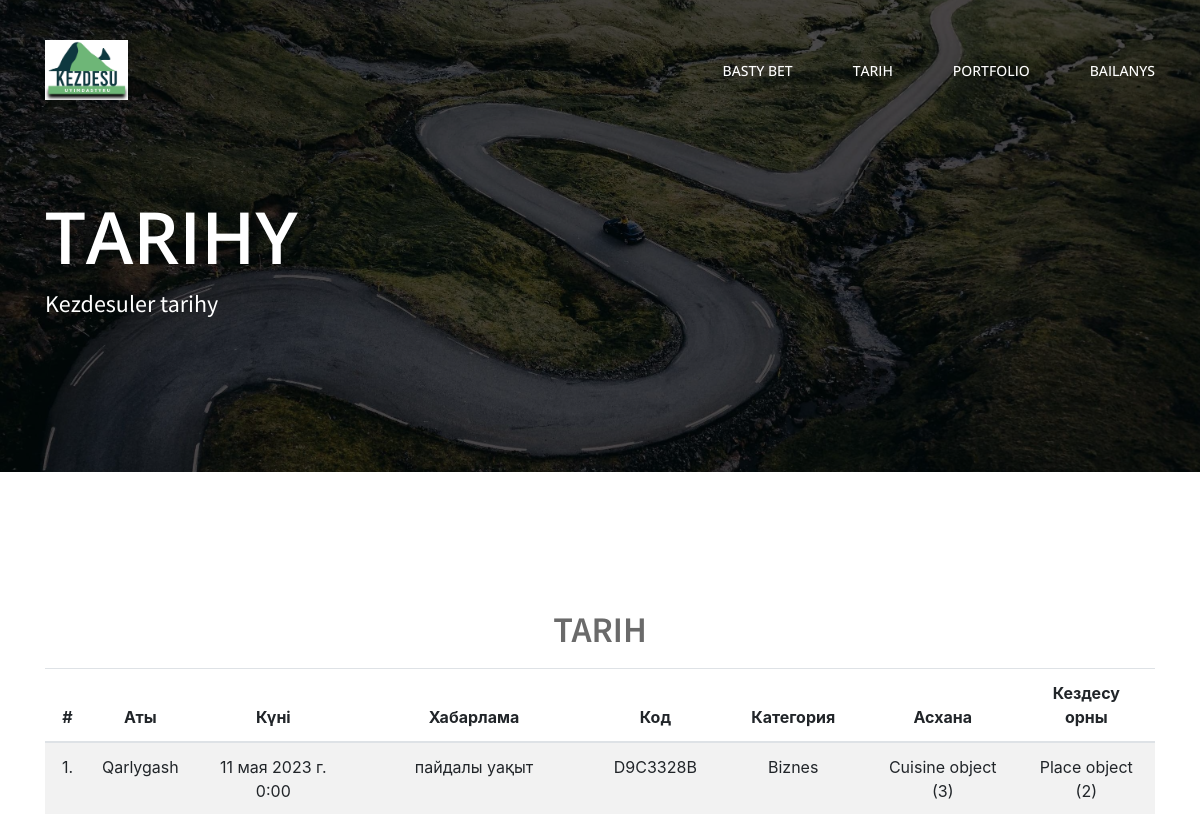
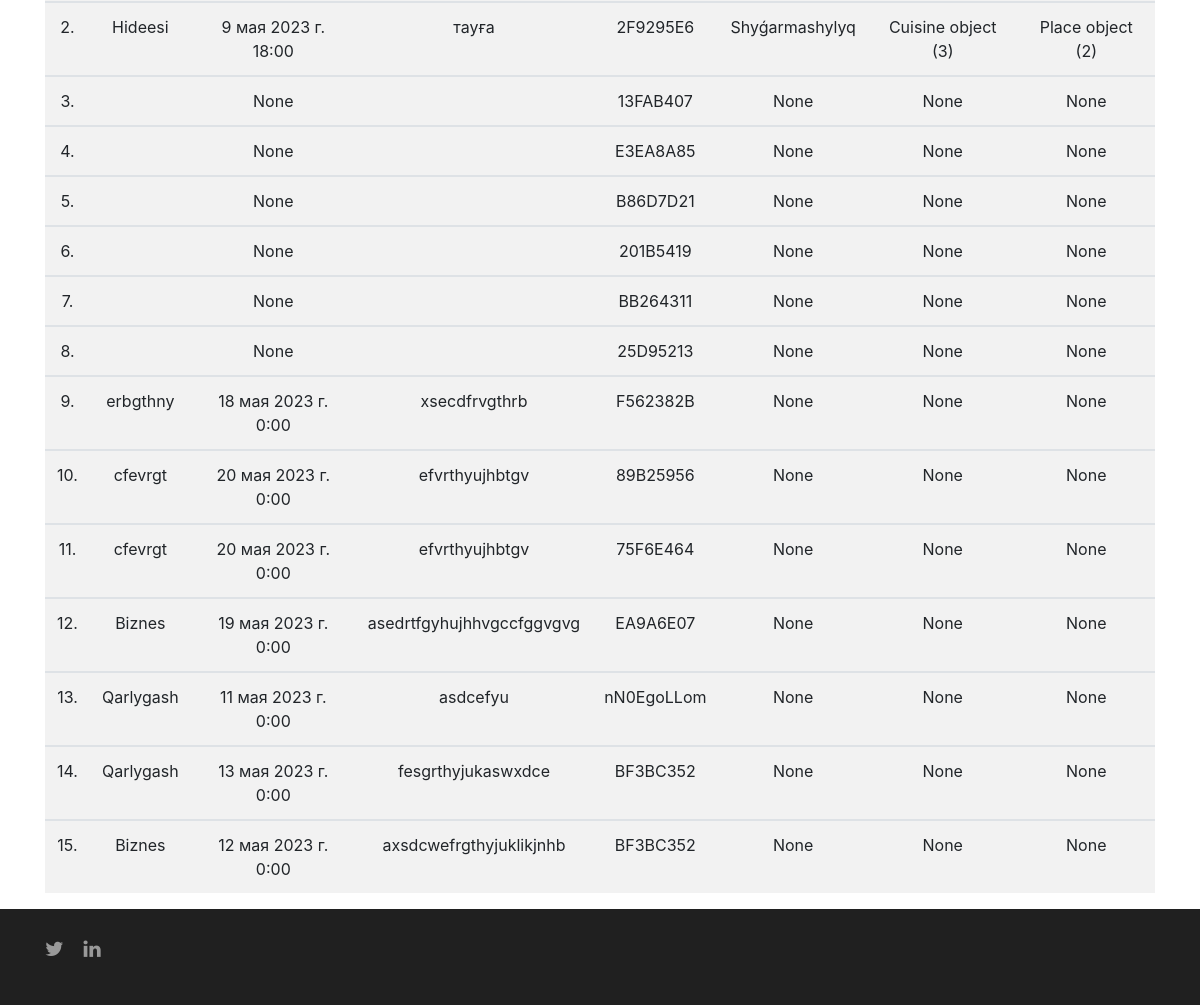
The app's page /history with its own data (2 pictures, top to bottom).
### meetopia/models.py (models this page shows, shortened)
class MeetingSphere(models.Model):
    code = models.CharField(max_length=36, default=uuid.uuid4, unique=False, null=True, verbose_name="Код")
    slug = models.SlugField(max_length=255,  db_index=True, verbose_name="URL")
    name = models.CharField(max_length=255, verbose_name="Название")
    date = models.DateTimeField(blank=True, null=True, verbose_name="Время")
    time_create = models.DateTimeField(auto_now_add=True, verbose_name="Время создания")
    time_update = models.DateTimeField(auto_now=True, verbose_name="Время обновления")
    message = models.TextField(blank=True, verbose_name="Сообщение")
    cat = models.ForeignKey('Category', on_delete=models.PROTECT, null=True, verbose_name="Категории")
    cuisine = models.ForeignKey('Cuisine', on_delete=models.PROTECT, null=True, verbose_name="Вид кухни")
    place = models.ForeignKey('Place', on_delete=models.PROTECT, null=True, verbose_name="Места")
    class Meta:
        verbose_name = "Встречи"
        verbose_name_plural = "Встречи"

class Category(models.Model):
    name = models.CharField(max_length=100, db_index=True, verbose_name='Категория')
    slug = models.SlugField(max_length=255, unique=True, db_index=True, verbose_name="URL")
    def __str__(self):
        return self.name
    class Meta:
        verbose_name = "Категория"
        verbose_name_plural = "Категории"
        ordering = ['id']

class Cuisine(models.Model):
    name = models.CharField(max_length=100, db_index=True)
    slug = models.SlugField(max_length=255, unique=True, db_index=True, verbose_name="URL")

class Place(models.Model):
    name = models.CharField(max_length=100, db_index=True)
    slug = models.SlugField(max_length=255, unique=True, db_index=True, verbose_name="URL")

### meetopia/views.py (the view)
# urls.py: path("history", MeetingsView.as_view(), name='history' ),   # история
class MeetingsView(View):
    def get(self, request):
        meetings = MeetingSphere.objects.all()
        return render(request, "kezdesu/history.html", {"meetings_list": meetings})

### meetopia/templates/kezdesu/history.html (shortened to what this page needs)
{% extends 'kezdesu/base.html' %}
{% load static %}
{% block content %}
<div class="intro-page">
    <div class="container">
        <h1>Tarihy</h1>
        <p>Kezdesuler tarihy</p>
    </div>
</div>
<div class="wrapper">
    <section class="recent-works">
        <h2>Tarih</h2>
        <div class="container">
            <table class="table table-striped">
                <thead>
                    <tr>
                        <th>#</th>
                        <th>Аты</th>
                        <th>Күні</th>
                        <th>Хабарлама</th>
                        <th>Код</th>
                        <th>Категория</th>
                        <th>Асхана</th>
                        <th>Кездесу орны</th>
                    </tr>
                </thead>
                {% for m in meetings_list %}
                <tbody>
                    <tr>
                        <td>{{ forloop.counter }}.</td>
                        <td>{{ m.name }}</td>
                        <td>{{ m.date }}</td>
                        <td>{{ m.message }}</td>
                        <td>{{ m.code }}</td>
                        <td>{{ m.cat }}</td>
                        <td>{{ m.cuisine }}</td>
                        <td>{{ m.place }}</td>
                    </tr>
                </tbody>
                {% endfor %}
            </table>
        </div>
</div>
{% endblock content %}

### meetopia/templates/kezdesu/base.html (shortened to what this page needs)
{% load static %}
<!DOCTYPE html>
<html lang="en">
<head>
    <link href="{% static 'kezdesu/css/vendor/bootstrap.css' %}" rel="stylesheet" />
    <link href="{% static 'kezdesu/css/vendor/font-awesome.css' %}" rel="stylesheet" />
    <link href="{% static 'kezdesu/css/vendor/slick.css' %}" rel="stylesheet" />
    <link href="{% static 'kezdesu/css/vendor/slick-theme.css' %}" rel="stylesheet" />
    <link href="{% static 'kezdesu/css/main.css' %}" rel="stylesheet" />
    <link rel="stylesheet" href="https://stackpath.bootstrapcdn.com/bootstrap/4.5.2/css/bootstrap.min.css">
</head>
<body>
{% block mainmenu %}
<header>
    <div class="container">
        <div class="logo">
                <a href="index.html"><img src="{% static 'kezdesu/assets/img/icon-kezdesu.png' %}" height="60px",  alt="" /></a>
            </div>
        <div class="menu">
            <ul>
                <li><a href="{% url 'home'%}">Basty bet</a></li>
                <li><a href="{% url 'history'%}">Tarih</a></li>
                <li><a href="{% url 'portfolio'%}">Portfolio</a></li>
                <li><a href="{% url 'contact'%}">Bailanys</a></li>
            </ul>
        </div>
    </div>
</header>
{% endblock mainmenu %}
{% block content %}
{% endblock content%}
{% block footer %}
<footer>
    <div class="container">
        <div class="row">
            <div class="col-md-6 col-sm-12">
                <ul>
                    <li><a href="#"><i class="fa fa-twitter"></i></a></li>
                    <li><a href="#"><i class="fa fa-linkedin"></i></a></li>
                </ul>
            </div>
        </div>
    </div>
</footer>
{% endblock footer %}
</body>
</html>

### meetopia/static/kezdesu/css/main.css (style rules this page uses)
body { font-family: "Open Sans"; font-weight: 400; color: #999999; }
h1, h2, h3, h4, h5, h6 { font-family: "Open Sans"; }
a { -webkit-transition: all 0.3s ease; transition: all 0.3s ease; }
img { max-width: 100%; }
ul, li { margin: 0; padding: 0; list-style: none; }
.container { max-width: 1140px; width: 100%; }
a, a:hover, button, button:hover, .btnborder, .btntop { -webkit-transition: all 0.3s ease-in-out; transition: all 0.3s ease-in-out; }
.recent-works { padding: 140px 0 0; text-align: center; }
.recent-works h2 { font: 600 36px/1 "Source Sans Pro"; margin: 0 0 20px; text-transform: uppercase; color: #6a6a6a; }
header { overflow: hidden; display: block; position: absolute; width: 100%; top: 0; left: 0; z-index: 99; padding: 40px 0; -webkit-transition: all 0.3s ease; transition: all 0.3s ease; }
header .container { display: -webkit-box; display: -webkit-flex; display: -ms-flexbox; display: flex; -webkit-box-align: center; -webkit-align-items: center; -ms-flex-align: center; align-items: center; -webkit-box-pack: justify; -webkit-justify-content: space-between; -ms-flex-pack: justify; justify-content: space-between; position: relative; }
header .menu li { float: left; margin-left: 60px; }
header .menu li a { display: block; font: 500 14px "Open Sans"; color: #ffffff; text-transform: uppercase; }
footer { background: #202020; padding: 25px 0; overflow: hidden; display: block; }
footer .row { -webkit-box-align: center; -webkit-align-items: center; -ms-flex-align: center; align-items: center; }
footer ul { overflow: hidden; }
footer ul li { float: left; margin-right: 20px; display: inline-block; }
footer ul li a { font-size: 20px; color: #999999; }
.intro-page { padding: 200px 0 140px; background-image: url("../assets/img/slider.jpg"); background-size: cover; background-position: center; color: #ffffff; position: relative; }
.intro-page:before { content: ""; background: rgba(0, 0, 0, 0.7); position: absolute; left: 0; top: 0; right: 0; bottom: 0; z-index: 0; }
.intro-page .container { position: relative; z-index: 1; }
.intro-page .container h1 { font: 600 72px/1 "Open Sans"; text-transform: uppercase; margin: 0 0 20px; }
.intro-page .container p { font: 400 24px/1 "Source Sans Pro"; }

### records on screen
MeetingSphere: name "Qarlygash", date "11 мая 2023 г. 0:00", message "пайдалы уақыт", code "D9C3328B", cat "Biznes", cuisine "Cuisine object (3)", place "Place object (2)"
MeetingSphere: name "Hideesi", date "9 мая 2023 г. 18:00", message "тауға", code "2F9295E6", cat "Shyǵarmashylyq", cuisine "Cuisine object (3)", place "Place object (2)"
MeetingSphere: date "None", code "13FAB407", cat "None", cuisine "None", place "None"
MeetingSphere: date "None", code "E3EA8A85", cat "None", cuisine "None", place "None"
MeetingSphere: date "None", code "B86D7D21", cat "None", cuisine "None", place "None"
MeetingSphere: date "None", code "201B5419", cat "None", cuisine "None", place "None"
MeetingSphere: date "None", code "BB264311", cat "None", cuisine "None", place "None"
MeetingSphere: date "None", code "25D95213", cat "None", cuisine "None", place "None"
MeetingSphere: name "erbgthny", date "18 мая 2023 г. 0:00", message "xsecdfrvgthrb", code "F562382B", cat "None", cuisine "None", place "None"
MeetingSphere: name "cfevrgt", date "20 мая 2023 г. 0:00", message "efvrthyujhbtgv", code "89B25956", cat "None", cuisine "None", place "None"
MeetingSphere: name "cfevrgt", date "20 мая 2023 г. 0:00", message "efvrthyujhbtgv", code "75F6E464", cat "None", cuisine "None", place "None"
MeetingSphere: name "Biznes", date "19 мая 2023 г. 0:00", message "asedrtfgyhujhhvgccfggvgvg", code "EA9A6E07", cat "None", cuisine "None", place "None"
MeetingSphere: name "Qarlygash", date "11 мая 2023 г. 0:00", message "asdcefyu", code "nN0EgoLLom", cat "None", cuisine "None", place "None"
MeetingSphere: name "Qarlygash", date "13 мая 2023 г. 0:00", message "fesgrthyjukaswxdce", code "BF3BC352", cat "None", cuisine "None", place "None"
MeetingSphere: name "Biznes", date "12 мая 2023 г. 0:00", message "axsdcwefrgthyjuklikjnhb", code "BF3BC352", cat "None", cuisine "None", place "None"
